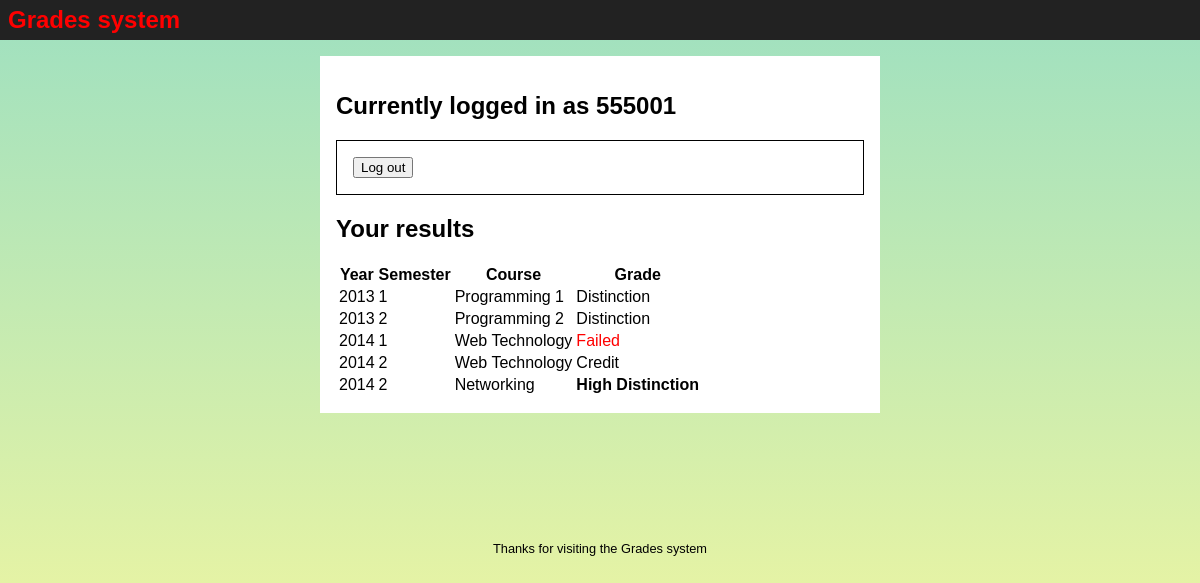
The page /view.php (signed in) on the database its author committed.
### tables this page shows
CREATE TABLE achievement (
	studentid VARCHAR(10),
	courseid INT,
	year INT,
	semester INT,
	gradecode VARCHAR(2),
	PRIMARY KEY (studentid, courseid, year, semester),
	FOREIGN KEY (studentid)
		REFERENCES student(studentid),
	FOREIGN KEY (courseid)
		REFERENCES course(id),
	FOREIGN KEY (gradecode)
		REFERENCES grade(code)
);

CREATE TABLE course (
	id INT PRIMARY KEY AUTO_INCREMENT,
	name VARCHAR(30) 
);

CREATE TABLE grade (
	code VARCHAR(2) PRIMARY KEY,
	description VARCHAR(50)
);

### include/auth.php (called while the page is built, shortened)
<?php
function logged_in_user() {
	return $_SESSION['username'];}

### view.php (the view, shortened to what this page needs)
<?php session_start();
require_once "include/config.php";
require_once "include/auth.php";
?>
<!DOCTYPE html>
<html>
<head>
    <link rel="stylesheet" type="text/css" href="style/main.css">
</head>
<body>
	<?php include "include/nav.php"; ?>
	<div class="content">
		<h2>Currently logged in as <?php echo htmlentities(logged_in_user()); ?></h2>
		<form action="logout.php" method="POST">
			<button>Log out</button>
		</form>
		<?php
		$conn = mysqli_connect($DB_HOST, $DB_USER, $DB_PASSWORD, $DB_NAME);
		$query = '
				SELECT
					ach.year, ach.semester, co.name, gr.description
				FROM achievement ach
				INNER JOIN
					course co
				ON
					ach.courseid = co.id
				INNER JOIN
					grade gr
				ON
					gr.code = ach.gradecode
				WHERE ach.studentid=?
				ORDER BY ach.year, ach.semester, co.id
				';
		$stmt = mysqli_prepare($conn, $query);
		$studentid = logged_in_user();
		mysqli_stmt_bind_param($stmt, "s", $studentid);
		mysqli_stmt_execute($stmt);
		$result = mysqli_stmt_get_result($stmt);
		?>
		<h2>Your results</h2>
		<table>
		<tr><th>Year</th><th>Semester</th><th>Course</th><th>Grade</th></tr>
		<?php while($row = mysqli_fetch_assoc($result)): ?>
			<tr>
				<td><?php echo htmlentities($row['year']); ?></td>
				<td><?php echo htmlentities($row['semester']); ?></td>
				<td><?php echo htmlentities($row['name']); ?></td>
				<?php if( htmlentities($row['description']) =="Failed") {?>
				<td style="color:red"><?php echo htmlentities($row['description']); ?></td>
				<?php }
				else if(htmlentities($row['description']) =="High Distinction") { ?>
						<td style="font-weight:bold"><?php echo htmlentities($row['description']); ?></td>
					<?php }
					else {
						?>
					<td><?php echo htmlentities($row['description']); ?></td>
					<?php } ?>
			</tr>
		<?php
		endwhile;
		?>
		</table>
	</div>
	<?php include "include/footer.php"; ?>
</body>
</html>

### include/nav.php
<nav>
	<h1>Grades system</h1>
</nav>

### include/footer.php
<footer>
	Thanks for visiting the Grades system
</footer>

### style/main.css (style rules this page uses)
html { background: #9ee0c0; background: linear-gradient(to bottom, #9ee0c0 0%,#fffa9b 100%) no-repeat center center fixed; background-size: fill; }
body { font-family: "Helvetica","Arial",sans-serif; }
html, body, div { margin: 0; padding: 0; }
nav { background: #222; padding: 0.5em; }
nav h1 { font-size: 1.5em; line-height: 1; margin: 0; color: #F00; display: inline-block; }
div.content { margin: 1em 20em; background: #ffffff; padding: 1em; }
form { border: 1px solid #000; padding: 1em; margin: 1em 0; }
footer { text-align: center; margin-top: 10em; font-size: 0.8em; }

### rows shown on the page
achievement: year "2013", semester "1", courseid.name "Programming 1", gradecode.description "Distinction"
achievement: year "2013", semester "2", courseid.name "Programming 2", gradecode.description "Distinction"
achievement: year "2014", semester "1", courseid.name "Web Technology", gradecode.description "Failed"
achievement: year "2014", semester "2", courseid.name "Web Technology", gradecode.description "Credit"
achievement: year "2014", semester "2", courseid.name "Networking", gradecode.description "High Distinction"

### other values the page prints
logged_in_user() "555001"
